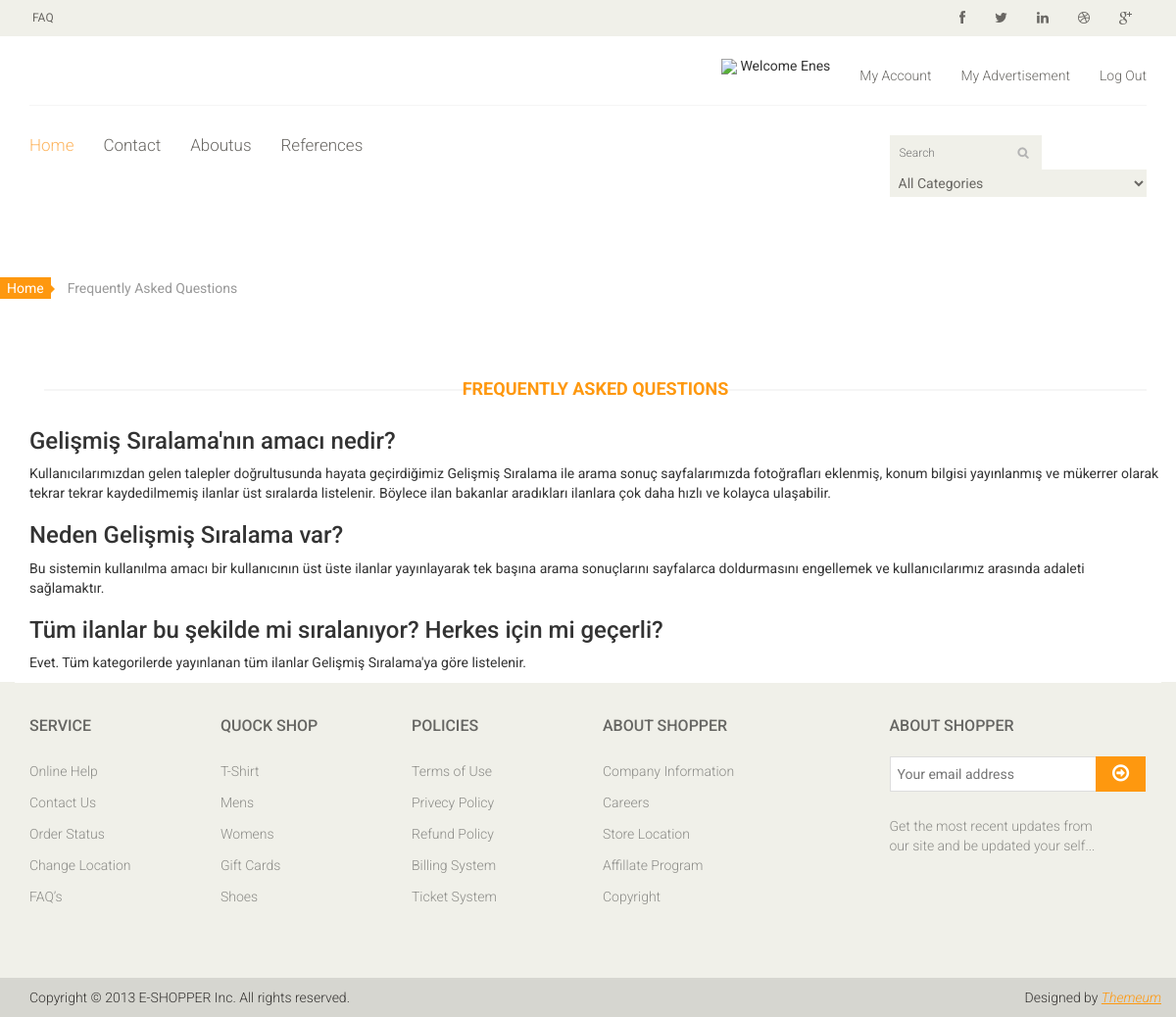
The page /faq/ (signed in) on the database its author committed.
### home/models.py (models this page shows, shortened)
class FAQ(models.Model):
    STATUS = (
        ('True', 'Evet'),
        ('False', 'Hayır'),
    )
    ordernumber = models.IntegerField()
    question = models.CharField(max_length=150)
    answer = models.TextField()
    status = models.CharField(max_length=10, choices=STATUS)
    create_at = models.DateTimeField(auto_now_add=True)
    update_at = models.DateTimeField(auto_now=True)

### home/views.py (the view)
# urls.py: path('faq/', views.faq, name='faq'),
def faq(request):
    setting = Setting.objects.get(pk=1)
    category = Category.objects.all()
    menu = Menu.objects.all()
    faq = FAQ.objects.all().order_by('ordernumber')
    context = {'category': category,
               'menu': menu,
               'faq': faq,
               'setting': setting}
    return render(request, 'faq.html', context)

### home/templates/faq.html (shortened to what this page needs)
{%  extends "homebase.html" %}
{% block content %}
    <div class="breadcrumbs">
				<ol class="breadcrumb">
				  <li><a href="#">Home</a></li>
				  <li class="active">Frequently Asked Questions</li>
				</ol>
    </div>
    <div class="section">
        <div class="container">
            <div class="row">
                <div class="col-sm-12 padding-right">
                    <div class="features_items">
                        <h2 class="title text-center">Frequently Asked Questions</h2>
                        {% for rs in faq %}
                            <h3>{{rs.question}}</h3>
                            <div>
                                <p>
                                    {{rs.answer}}
                                </p>
                            </div>
				        {% endfor %}
                    </div>
                </div>
         </div>
        </div>
    </div>
{% endblock %}

### home/templates/header.html (shortened to what this page needs)
{% load static %}
{% load mptt_tags %}
<header id="header">
		<div class="header_top">
			<div class="container">
				<div class="row">
					<div class="col-sm-6">
						<div class="contactinfo">
							<ul class="nav nav-pills">
								<li><a href="/faq"> FAQ</a></li>
							</ul>
						</div>
					</div>
					<div class="col-sm-6">
						<div class="social-icons pull-right">
							<ul class="nav navbar-nav">
								<li><a href="#"><i class="fa fa-facebook"></i></a></li>
								<li><a href="#"><i class="fa fa-twitter"></i></a></li>
								<li><a href="#"><i class="fa fa-linkedin"></i></a></li>
								<li><a href="#"><i class="fa fa-dribbble"></i></a></li>
								<li><a href="#"><i class="fa fa-google-plus"></i></a></li>
							</ul>
						</div>
					</div>
				</div>
			</div>
		</div>
		<div class="header-middle">
			<div class="container">
				<div class="row">
					<div class="col-sm-4">
					</div>
					<div class="col-sm-8">
						<div class="shop-menu pull-right">
							<ul class="nav navbar-nav">
                                {% if user.id is not None %}
                                <li class="dropdown"><img src="{{ request.session.userimage }}" style="height: 40px"> Welcome {{ user.first_name }}</a></li>
                                <li><a href="/user"></i> My Account</a></li>
                                <li><a href="/user/contents"></i>My Advertisement</a></li>
                                <li><a href="/logout"></i> Log Out</a></li>
                                {% else %}
								<li><a href="/login"></i> Login</a></li>
                                <li><a href="/signup"></i>Sign Up</a></li>
                                {%  endif %}
							</ul>
						</div>
					</div>
				</div>
			</div>
		</div>
		<div class="header-bottom">
			<div class="container">
				<div class="row">
					<div class="col-sm-9">
						<div class="mainmenu pull-left">
							<ul class="nav navbar-nav collapse navbar-collapse">
								<li><a href="/" class="active">Home</a></li>
								<li><a href="/contact">Contact</a></li>
                                <li><a href="/aboutus">Aboutus</a></li>
                                <li><a href="/references">References</a></li>
							</ul>
						</div>
					</div>
					<div class="col-sm-3">
                             <div class="search_box pull-right">
                                <form action="/search/" method="post">
                                <input id="query" name="query" class="input search-input" type="text" placeholder="Search">
                                {% load mptt_tags %}
                                <select name="catid"  class="input search-categories">
                                    <option value="0">All Categories</option>
                                </select>
                                </form>
                            </div>
					</div>
				</div>
			</div>
		</div>
	</header>

### home/static/css/main.css (style rules this page uses)
body { font-family: 'Roboto', sans-serif; background:; position: relative; font-weight:400px; }
ul li { list-style: none; }
a { -webkit-transition: 300ms; -moz-transition: 300ms; -o-transition: 300ms; transition: 300ms; }
h1, h2, h3, h4, h5, h6 { font-family: 'Roboto', sans-serif; }
.header_top { background: none repeat scroll 0 0 #F0F0E9; }
.contactinfo ul li:first-child { margin-left: -15px; }
.contactinfo ul li a { font-size: 12px; color: #696763; font-family: 'Roboto', sans-serif; }
.social-icons ul li a { border: 0 none; border-radius: 0; color: #696763; padding:0px; }
.social-icons ul li { display:inline-block; }
.social-icons ul li a i { padding: 11px 15px; transition: all 0.9s ease 0s; -moz-transition: all 0.9s ease 0s; -webkit-transition: all 0.9s ease 0s; -o-transition: all 0.9s ease 0s; }
.header-middle .container .row { border-bottom: 1px solid #f5f5f5; margin-left: 0; margin-right: 0; padding-bottom: 20px; padding-top: 20px; }
.header-middle .container .row .col-sm-4 { padding-left: 0; }
.header-middle .container .row .col-sm-8 { padding-right:0; }
.shop-menu ul li { display:inline-block; padding-left: 15px; padding-right: 15px; }
.shop-menu ul li:last-child { padding-right: 0; }
.shop-menu ul li a { background: #FFFFFF; color: #696763; font-family: 'Roboto', sans-serif; font-size: 14px; font-weight: 300; padding:0; padding-right: 0; margin-top: 10px; }
.header-bottom { padding-bottom: 30px; padding-top: 30px; }
.navbar-collapse.collapse { padding-left: 0; }
.mainmenu ul li { padding-right: 15px; padding-left: 15px; }
.mainmenu ul li:first-child { padding-left: 0px; }
.mainmenu ul li a { color: #696763; font-family: 'Roboto', sans-serif; font-size: 17px; font-weight: 300; padding: 0; padding-bottom: 10px; }
.mainmenu ul li a:hover, .mainmenu ul li a.active, .shop-menu ul li a.active { background:none; color:#fdb45e; }
.search_box input { background: #F0F0E9; border: medium none; color: #B2B2B2; font-family: 'roboto'; font-size: 12px; font-weight: 300; height: 35px; outline: medium none; padding-left: 10px; width: 155px; background-image: url(../images/home/searchicon.png); background-repeat: no-repeat; background-position: 130px; }
.left-sidebar h2:after, h2.title:after { content: " "; position: absolute; border: 1px solid #f5f5f5; bottom:8px; left: 0; width: 100%; height: 0; z-index: -2; }
h2.title:before { content: " "; position: absolute; background: #fff; bottom: -6px; width: 220px; height: 30px; z-index: -1; left: 50%; margin-left: -110px; }
.padding-right { padding-right: 0; }
.features_items { overflow:hidden; }
h2.title { color: #FE980F; font-family: 'Roboto', sans-serif; font-size: 18px; font-weight: 700; margin: 0 15px; text-transform: uppercase; margin-bottom: 30px; position: relative; }
.breadcrumbs { position: relative; }
.breadcrumbs .breadcrumb { background:transparent; margin-bottom: 75px; padding-left: 0; }
.breadcrumbs .breadcrumb li a { background:#FE980F; color: #FFFFFF; padding: 3px 7px; }
.breadcrumbs .breadcrumb li a:after { content:""; height:auto; width: auto; border-width: 8px; border-style: solid; border-color:transparent transparent transparent #FE980F; position: absolute; top: 11px; left:48px; }
.breadcrumbs .breadcrumb > li + li:before { content: " "; }
.user_info input, select, textarea { background: #F0F0E9; border:0; color: #696763; padding: 5px; width: 100%; border-radius: 0; resize: none }

### rows shown on the page
FAQ: question "Gelişmiş Sıralama'nın amacı nedir?", answer "Kullanıcılarımızdan gelen talepler doğrultusunda hayata geçirdiğimiz Gelişmiş Sıralama ile arama sonuç sayfalarımızda fotoğrafları eklenmiş, konum bilgisi yayınlanmış ve mükerrer olarak tekrar tekrar kaydedilmemiş ilanlar üst sıralarda listelenir. Böylece ilan bakanlar aradıkları ilanlara çok daha hızlı ve kolayca ulaşabilir."
FAQ: question "Neden Gelişmiş Sıralama var?", answer "Bu sistemin kullanılma amacı bir kullanıcının üst üste ilanlar yayınlayarak tek başına arama sonuçlarını sayfalarca doldurmasını engellemek ve kullanıcılarımız arasında adaleti sağlamaktır."
FAQ: question "Tüm ilanlar bu şekilde mi sıralanıyor? Herkes için mi geçerli?", answer "Evet. Tüm kategorilerde yayınlanan tüm ilanlar Gelişmiş Sıralama'ya göre listelenir."

### other values the page prints
{{ user.first_name }} "Enes"
